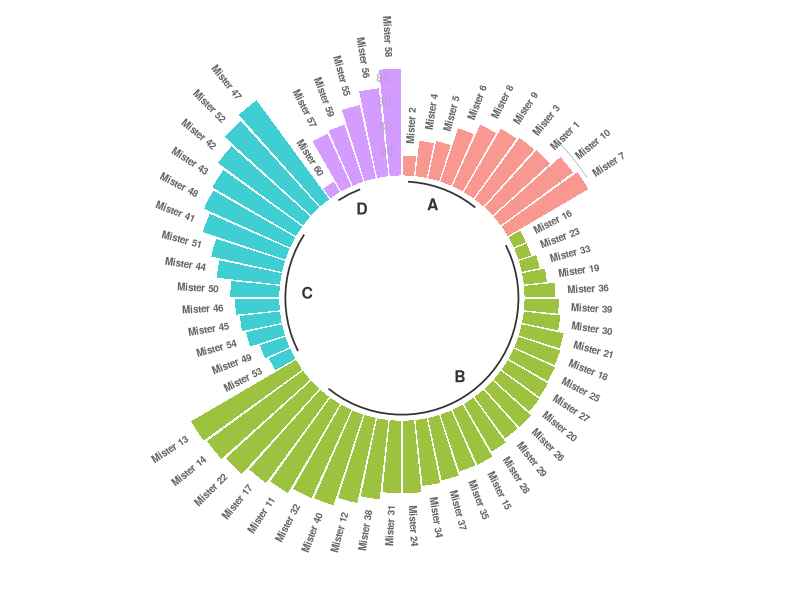

Generate this figure with R:
## ---- chunk 1
knitr::opts_chunk$set(echo = TRUE)
## ---- chunk 2
# library
library(tidyverse)
 
# Create dataset
data=data.frame(
  individual=paste( "Mister ", seq(1,60), sep=""),
  group=c( rep('A', 10), rep('B', 30), rep('C', 14), rep('D', 6)) ,
  value=sample( seq(10,100), 60, replace=T)
)
# Order data:
data = data %>% arrange(group, value)


# Set a number of 'empty bar' to add at the end of each group
empty_bar=3
to_add = data.frame( matrix(NA, empty_bar*nlevels(data$group), ncol(data)) )
colnames(to_add) = colnames(data)
to_add$group=rep(levels(data$group), each=empty_bar)
data=rbind(data, to_add)
data=data %>% arrange(group)
data$id=seq(1, nrow(data))
 
# Get the name and the y position of each label
label_data=data
number_of_bar=nrow(label_data)
angle= 90 - 360 * (label_data$id-0.5) /number_of_bar     # I substract 0.5 because the letter must have the angle of the center of the bars. Not extreme right(1) or extreme left (0)
label_data$hjust<-ifelse( angle < -90, 1, 0)
label_data$angle<-ifelse(angle < -90, angle+180, angle)
 
# prepare a data frame for base lines
base_data=data %>% 
  group_by(group) %>% 
  summarize(start=min(id), end=max(id) - empty_bar) %>% 
  rowwise() %>% 
  mutate(title=mean(c(start, end)))
 
# prepare a data frame for grid (scales)
grid_data = base_data
grid_data$end = grid_data$end[ c( nrow(grid_data), 1:nrow(grid_data)-1)] + 1
grid_data$start = grid_data$start - 1
grid_data=grid_data[-1,]
 
# Make the plot
p = ggplot(data, aes(x=as.factor(id), y=value, fill=group)) +       # Note that id is a factor. If x is numeric, there is some space between the first bar
  
  geom_bar(aes(x=as.factor(id), y=value, fill=group), stat="identity", alpha=0.5) +
  
  # Add a val=100/75/50/25 lines. I do it at the beginning to make sur barplots are OVER it.
  geom_segment(data=grid_data, aes(x = end, y = 80, xend = start, yend = 80), colour = "grey", alpha=1, size=0.3 , inherit.aes = FALSE ) +
  geom_segment(data=grid_data, aes(x = end, y = 60, xend = start, yend = 60), colour = "grey", alpha=1, size=0.3 , inherit.aes = FALSE ) +
  geom_segment(data=grid_data, aes(x = end, y = 40, xend = start, yend = 40), colour = "grey", alpha=1, size=0.3 , inherit.aes = FALSE ) +
  geom_segment(data=grid_data, aes(x = end, y = 20, xend = start, yend = 20), colour = "grey", alpha=1, size=0.3 , inherit.aes = FALSE ) +
  
  # Add text showing the value of each 100/75/50/25 lines
  annotate("text", x = rep(max(data$id),4), y = c(20, 40, 60, 80), label = c("20", "40", "60", "80") , color="grey", size=3 , angle=0, fontface="bold", hjust=1) +
  
  geom_bar(aes(x=as.factor(id), y=value, fill=group), stat="identity", alpha=0.5) +
  ylim(-100,120) +
  theme_minimal() +
  theme(
    legend.position = "none",
    axis.text = element_blank(),
    axis.title = element_blank(),
    panel.grid = element_blank(),
    plot.margin = unit(rep(-1,4), "cm") 
  ) +
  coord_polar() + 
  geom_text(data=label_data, aes(x=id, y=value+10, label=individual, hjust=hjust), color="black", fontface="bold",alpha=0.6, size=2.5, angle= label_data$angle, inherit.aes = FALSE ) +
  
  # Add base line information
  geom_segment(data=base_data, aes(x = start, y = -5, xend = end, yend = -5), colour = "black", alpha=0.8, size=0.6 , inherit.aes = FALSE )  +
  geom_text(data=base_data, aes(x = title, y = -18, label=group), hjust=c(1,1,0,0), colour = "black", alpha=0.8, size=4, fontface="bold", inherit.aes = FALSE)
 
p
